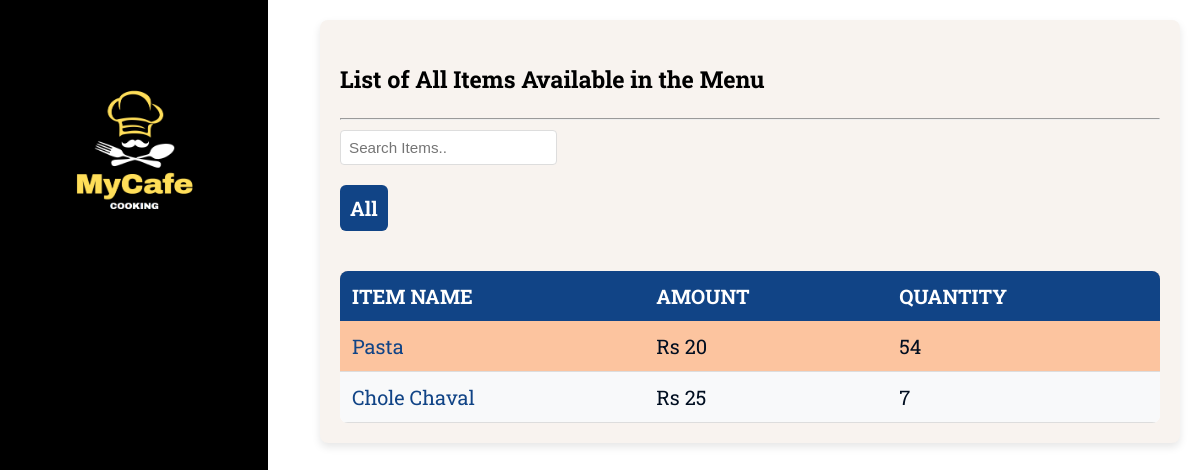
The app's page /items/ with its own data.
### base/models.py (models this page shows, shortened)
class Items(models.Model):
    ItemName=models.CharField(max_length=200)
    Quantity=models.PositiveIntegerField()
    Amount=models.PositiveIntegerField()
    updated =models.DateTimeField(auto_now =True)
    created=models.DateTimeField(auto_now_add=True)
    class Meta:
        ordering =['-updated','-created']

### base/views.py (the view)
# urls.py: path('items/',views.items, name='items'),
def items(request):
    i=request.GET.get('i') if request.GET.get('i') !=None else ''
    items= Items.objects.filter(ItemName__icontains=i)
    context={'items':items}
    return render(request,'base/admin/items/items.html',context)

### base/context_processors.py (called while the page is built)
def is_admin_user(request):
    if request.user.is_authenticated:
        is_admin = 'admin' in request.user.username.lower()
    else:
        is_admin = False
    return {
        'is_admin': is_admin
    }

### base/templates/base/admin/items/items.html (shortened to what this page needs)
{% extends 'main.html' %}
{% load static %}
{% block content %}
<div class="items-container">
    <h3>List of All Items Available in the Menu</h3>
    <hr>
    <form method="GET" action="{% url 'items' %}" class="search-form">
        <input type="text" name="i" placeholder="Search Items..">
    </form>
    <a href="{% url 'items' %}" class="search-all">All</a>
    <table class="items-table">
        <thead>
            <tr>
                <th>Item Name</th>
                <th>Amount</th>
                <th>Quantity</th>
            </tr>
        </thead>
        <tbody>
            {% for item in items %}
            <tr>
                <td><a href="{% url 'items' %}?q={{ item.ItemName }}" class="item-name">{{ item.ItemName }}</a></td>
                <td>Rs {{ item.Amount }}</td>
                <td>{{ item.Quantity }}</td>
            </tr>
            {% endfor %}
        </tbody>
    </table>
</div>
{% endblock %}

### static/css/styles.css (style rules this page uses)
body { margin:0; padding:0; display:grid; grid-template-columns: 1fr 3fr; font-family: "Roboto Slab", serif; font-size:1.25rem; }
a { text-decoration: none; }
.items-container { margin: 20px; padding: 20px; background-color: #f8f3ef; border-radius: 8px; box-shadow: 0 4px 8px rgba(0, 0, 0, 0.1); }
.search-form { margin-bottom: 20px; }
.search-form input[type="text"] { padding: 8px; font-size: 0.95rem; border: 1px solid #ddd; border-radius: 4px; }
.search-all { display: inline-block; margin-bottom: 20px; padding: 10px; background-color: #114486; color: #ffffff; text-decoration: none; border-radius: 6px; transition: background-color 0.3s ease; font-weight: bold; }
.items-table { width: 100%; border-collapse: collapse; margin-top: 20px; background-color: #ffffff; border-radius: 8px; overflow: hidden; }
.items-table th { background-color: #114486; color: #ffffff; padding: 12px; text-align: left; text-transform: uppercase; font-weight: bold; }
.items-table td { padding: 12px; border-bottom: 1px solid #ddd; color: #000e20; }
.items-table tr:nth-child(even) { background-color: #f8f9fa; }
.items-table tr:nth-child(odd) { background-color: #fcc49f; color: #ffffff; }
.item-name { color: #114486; text-decoration: none; }

### records on screen
Items: ItemName "Pasta", Amount "20", Quantity "54"
Items: ItemName "Chole Chaval", Amount "25", Quantity "7"
